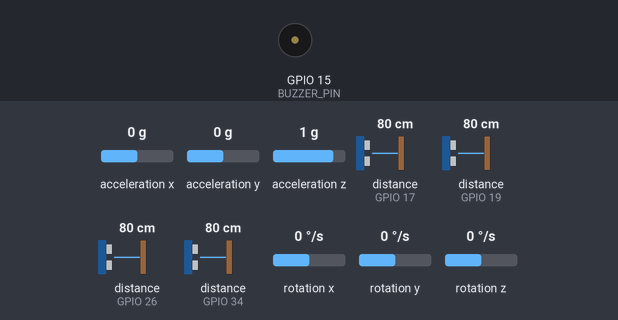
Bench run of a sketch on a simulated ESP32. On the bench: buzzer (waves = sounding, pin HIGH). Wiring (inferred from the names in the program): 4 × ultrasonic range finder: trigger GPIO 14, echo GPIO 26 / trigger GPIO 16, echo GPIO 17 / trigger GPIO 18, echo GPIO 19 / trigger GPIO 32, echo GPIO 34. Inputs (shaded band) come from the test bench; at power-on: distance to the obstacle (sensors on GPIO 17, GPIO 19, GPIO 26, GPIO 34) 80 cm, rotation z 0 °/s, acceleration x 0 g, acceleration y 0 g, acceleration z 1 g, rotation x 0 °/s, rotation y 0 °/s. The echo pulse lasts 58.3 µs per cm; pins used as bus, display or sensor lines are not drawn; what the sketch prints to the serial monitor is not drawn.

Above: at 3.2 s.
3.3 s: distance to the obstacle (sensor on GPIO 17) set to 6 cm
4.8 s: distance to the obstacle (sensor on GPIO 17) set to 3 cm
At 5.1 s:
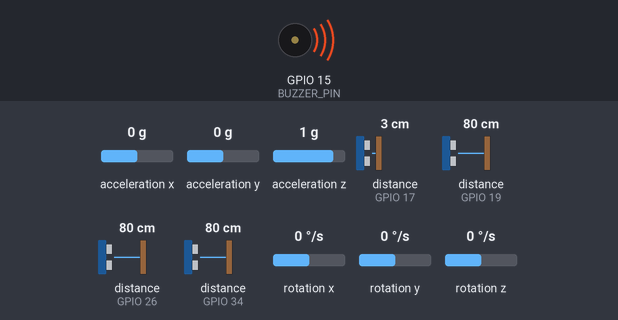
7.4 s: distance to the obstacle (sensor on GPIO 19) set to 2 cm
8.9 s: rotation z set to 7 °/s
11.9 s: distance to the obstacle (sensor on GPIO 26) set to 120 cm
14.9 s: distance to the obstacle (sensor on GPIO 34) set to 9 cm
Timing chart, 0 to 18.9 s (numbered marks = the images above; inputs shaded):
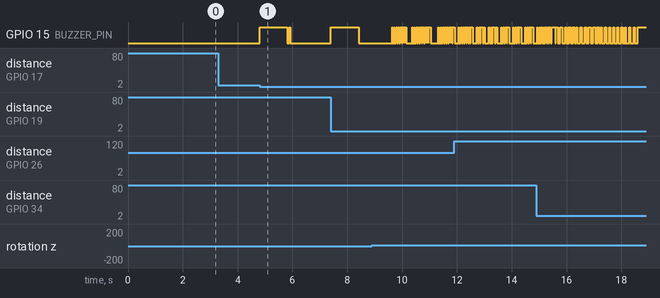

Measured:
- the behaviour switches between 5 and 4 cm on distance to the obstacle (sensor on GPIO 17) (found by bisection; images 0 and 1)
- after the input at 3.3 s, every drawn part: stays the same
- after the input at 4.8 s, GPIO 15 (BUZZER_PIN): LOW → HIGH at once, → LOW 1.0 s later, → HIGH 0.08 s later, → LOW 0.04 s later

The sketch:

ESP32_freeRTOS.ino
```cpp
/**
* @file: PhaseParkAssistV3.0_ESP32.ino
* @date: January 13, 2024
* @author: Ahmed Samy Elnozahy
*
* @brief: Code for Version-Three of our project:
*         AutoPilot-ParkAssist
*         using Raspberry Pi 3B, ESP32, MPU6050, L298d Driver
*         and Encoder and a Couple of ultrasonics
*
* @version: 3.0
*
* @updates: In Version 3.1, code enhanced with FreeRTOS for multitasking, boosting system performance.
*                           Sensor readings now ROS topics for seamless communication with ROS-enabled devices like Raspberry Pi.
*                           Enables advanced control and processing on Pi side.
**/

#include <Wire.h>
#include <MPU6050_light.h>

#include <Arduino_FreeRTOS.h>

/* Ultrasonic Pins */
#define ECHO_PIN_1  34
#define TRIG_PIN_1  32
#define ECHO_PIN_4  26
#define TRIG_PIN_4  14
#define ECHO_PIN_3  17
#define TRIG_PIN_3  16
#define ECHO_PIN_2  19
#define TRIG_PIN_2  18

/* Buzzer Pin */
#define BUZZER_PIN  15

/* Variables for Ultrasonic */
unsigned long lastTriggerTimeN1 = 0;
unsigned long lastTriggerTimeN2 = 0;
unsigned long lastTriggerTimeN3 = 0;
unsigned long lastTriggerTimeN4 = 0;
int distanceBehind1 = 0;
int distanceBehind2 = 0;
int distanceForward = 0;
int distanceBackward = 0;
unsigned long timB = 0, tim1 = 0, tim2 = 0, timF = 0;

/* Variables for IMU */
MPU6050 mpu(Wire);
long timer = 0;

/* FreeRTOS Task Handles */
TaskHandle_t taskUltrasonic1, taskUltrasonic2, taskUltrasonic3, taskUltrasonic4, taskIMU;

/* Function Declarations */
void ultrasonicTask1(void *pvParameters);
void ultrasonicTask2(void *pvParameters);
void ultrasonicTask3(void *pvParameters);
void ultrasonicTask4(void *pvParameters);
void IMUTask(void *pvParameters);
void IMU_Setup();
void Motors_Move(int serialMsg);

void setup() {
  Serial.begin(9600);
  Wire.begin();

  pinMode(BUZZER_PIN, OUTPUT);

  pinMode(ECHO_PIN_1, INPUT);
  pinMode(TRIG_PIN_1, OUTPUT);
  pinMode(ECHO_PIN_2, INPUT);
  pinMode(TRIG_PIN_2, OUTPUT);
  pinMode(ECHO_PIN_3, INPUT);
  pinMode(TRIG_PIN_3, OUTPUT);
  pinMode(ECHO_PIN_4, INPUT);
  pinMode(TRIG_PIN_4, OUTPUT);

  IMU_Setup();

  xTaskCreate(ultrasonicTask1, "Ultrasonic1", 1000, NULL, 1, &taskUltrasonic1);
  xTaskCreate(ultrasonicTask2, "Ultrasonic2", 1000, NULL, 1, &taskUltrasonic2);
  xTaskCreate(ultrasonicTask3, "Ultrasonic3", 1000, NULL, 1, &taskUltrasonic3);
  xTaskCreate(ultrasonicTask4, "Ultrasonic4", 1000, NULL, 1, &taskUltrasonic4);
  xTaskCreate(IMUTask, "IMU", 1000, NULL, 1, &taskIMU);
}

void loop() {
  // Not used in FreeRTOS
}

void ultrasonicTask1(void *pvParameters) {
  const unsigned long TRIGGER_INTERVAL = 70; // milliseconds
  for (;;) {
    if (millis() - lastTriggerTimeN1 >= TRIGGER_INTERVAL) {
      digitalWrite(TRIG_PIN_1, LOW);
      delayMicroseconds(5);
      digitalWrite(TRIG_PIN_1, HIGH);
      delayMicroseconds(10);
      digitalWrite(TRIG_PIN_1, LOW);

      tim2 = pulseIn(ECHO_PIN_1, HIGH);
      distanceBehind1 = tim2 * 0.034 / 2;

      if (distanceBehind1 < 4 && distanceBehind1 != 0) {
        digitalWrite(BUZZER_PIN, HIGH);
        delay(70);
      } else {
        digitalWrite(BUZZER_PIN, LOW);
      }

      lastTriggerTimeN1 = millis();
    }
    vTaskDelay(pdMS_TO_TICKS(10)); // Delay to allow other tasks to run
  }
}

void ultrasonicTask2(void *pvParameters) {
  const unsigned long TRIGGER_INTERVAL = 70; // milliseconds
  for (;;) {
    if (millis() - lastTriggerTimeN2 >= TRIGGER_INTERVAL) {
      digitalWrite(TRIG_PIN_2, LOW);
      delayMicroseconds(5);
      digitalWrite(TRIG_PIN_2, HIGH);
      delayMicroseconds(10);
      digitalWrite(TRIG_PIN_2, LOW);

      timF = pulseIn(ECHO_PIN_2, HIGH);
      distanceForward = timF * 0.034 / 2;

      if (distanceForward < 9 && distanceForward != 0) {
        digitalWrite(BUZZER_PIN, HIGH);
        delay(70);
      } else {
        digitalWrite(BUZZER_PIN, LOW);
      }

      lastTriggerTimeN2 = millis();
    }
    vTaskDelay(pdMS_TO_TICKS(10)); // Delay to allow other tasks to run
  }
}

void ultrasonicTask3(void *pvParameters) {
  const unsigned long TRIGGER_INTERVAL = 70; // milliseconds
  for (;;) {
    if (millis() - lastTriggerTimeN3 >= TRIGGER_INTERVAL) {
      digitalWrite(TRIG_PIN_3, LOW);
      delayMicroseconds(5);
      digitalWrite(TRIG_PIN_3, HIGH);
      delayMicroseconds(10);
      digitalWrite(TRIG_PIN_3, LOW);

      tim1 = pulseIn(ECHO_PIN_3, HIGH);
      distanceBehind2 = tim1 * 0.034 / 2;

      if (distanceBehind2 < 4 && distanceBehind2 != 0) {
        digitalWrite(BUZZER_PIN, HIGH);
        delay(70);
      } else {
        digitalWrite(BUZZER_PIN, LOW);
      }

    lastTriggerTimeN3 = millis();
    }
    vTaskDelay(pdMS_TO_TICKS(10)); // Delay to allow other tasks to run
  }
}

void ultrasonicTask4(void *pvParameters) {
  const unsigned long TRIGGER_INTERVAL = 70; // milliseconds
  for (;;) {
    if (millis() - lastTriggerTimeN4 >= TRIGGER_INTERVAL) {
      digitalWrite(TRIG_PIN_4, LOW);
      delayMicroseconds(5);
      digitalWrite(TRIG_PIN_4, HIGH);
      delayMicroseconds(10);
      digitalWrite(TRIG_PIN_4, LOW);

      timB = pulseIn(ECHO_PIN_4, HIGH);
      distanceBackward = timB * 0.034 / 2;

      if (distanceBackward < 4 && distanceBackward != 0) {
        digitalWrite(BUZZER_PIN, HIGH);
        delay(70);
      } else {
        digitalWrite(BUZZER_PIN, LOW);
      }

      lastTriggerTimeN4 = millis();
    }
    vTaskDelay(pdMS_TO_TICKS(10)); // Delay to allow other tasks to run
  }
}

void IMUTask(void *pvParameters) {
  const unsigned long SERIAL_INTERVAL = 100; // milliseconds
  for (;;) {
    mpu.update();

    if (millis() - timer >= SERIAL_INTERVAL) {
      Serial.print(F("ANGLE Z: "));
      Serial.println(mpu.getAngleZ());
      Serial.println(F("=====================================================\n"));
      timer = millis();
    }

    vTaskDelay(pdMS_TO_TICKS(SERIAL_INTERVAL)); // Adjust delay as needed
  }
}

void IMU_Setup() {
  byte status = mpu.begin();
  Serial.print(F("MPU6050 status: "));
  Serial.println(status);

  if (status != 0) {
    Serial.println(F("Could not connect to MPU6050. Halting."));
    while(true) { // Halt execution
      vTaskDelay(pdMS_TO_TICKS(100)); // Add a delay to prevent consuming all CPU resources
    }
  }

  Serial.println(F("Calculating offsets, do not move MPU6050"));
  delay(1000);
  mpu.calcOffsets(true, true); // gyro and accelerometer
  Serial.println(F("Done!\n"));
}
```
